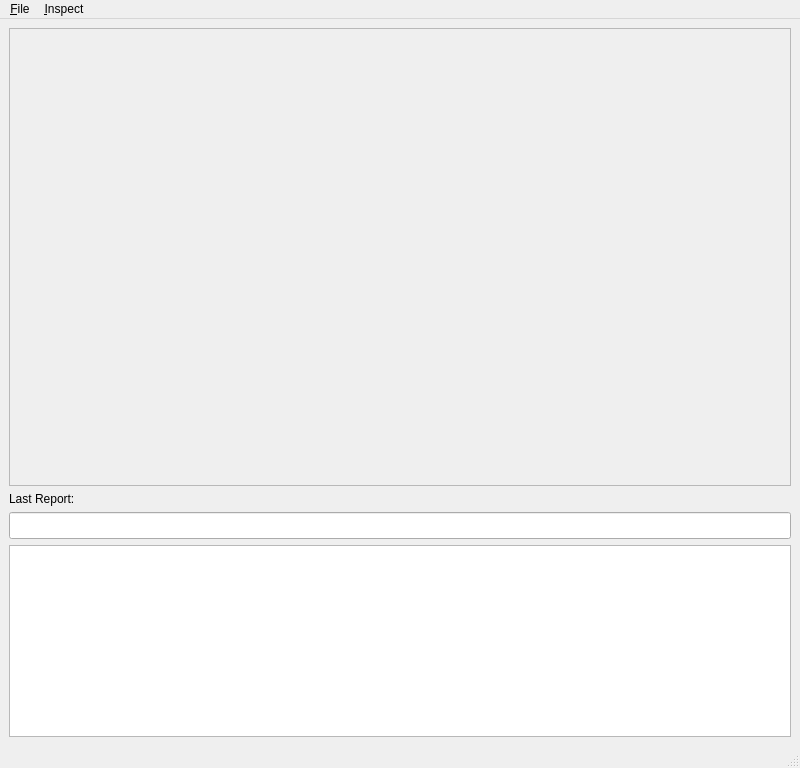
<?xml version="1.0" encoding="UTF-8"?>
<ui version="4.0">
 <class>MainWindow</class>
 <widget class="QMainWindow" name="MainWindow">
  <property name="geometry">
   <rect>
    <x>0</x>
    <y>0</y>
    <width>800</width>
    <height>768</height>
   </rect>
  </property>
  <property name="windowTitle">
   <string>VRPN HID Tool</string>
  </property>
  <widget class="QWidget" name="centralwidget">
   <layout class="QVBoxLayout" name="verticalLayout">
    <item>
     <widget class="QScrollArea" name="scrollArea">
      <property name="horizontalScrollBarPolicy">
       <enum>Qt::ScrollBarAlwaysOff</enum>
      </property>
      <property name="widgetResizable">
       <bool>true</bool>
      </property>
      <widget class="QWidget" name="scrollAreaWidgetContents">
       <property name="geometry">
        <rect>
         <x>0</x>
         <y>0</y>
         <width>780</width>
         <height>445</height>
        </rect>
       </property>
       <property name="sizePolicy">
        <sizepolicy hsizetype="Expanding" vsizetype="Expanding">
         <horstretch>0</horstretch>
         <verstretch>0</verstretch>
        </sizepolicy>
       </property>
       <layout class="QGridLayout" name="gridLayout">
        <item row="0" column="0">
         <layout class="QVBoxLayout" name="chartBox"/>
        </item>
       </layout>
      </widget>
     </widget>
    </item>
    <item>
     <layout class="QFormLayout" name="formLayout">
      <property name="fieldGrowthPolicy">
       <enum>QFormLayout::AllNonFixedFieldsGrow</enum>
      </property>
      <item row="0" column="0">
       <widget class="QLabel" name="label">
        <property name="text">
         <string>Last Report:</string>
        </property>
       </widget>
      </item>
      <item row="0" column="1">
       <widget class="QLabel" name="reportSizeLabel">
        <property name="text">
         <string/>
        </property>
       </widget>
      </item>
     </layout>
    </item>
    <item>
     <widget class="QLineEdit" name="reportContents">
      <property name="sizePolicy">
       <sizepolicy hsizetype="Expanding" vsizetype="Fixed">
        <horstretch>0</horstretch>
        <verstretch>0</verstretch>
       </sizepolicy>
      </property>
      <property name="font">
       <font>
        <family>Courier New</family>
        <pointsize>12</pointsize>
       </font>
      </property>
      <property name="contextMenuPolicy">
       <enum>Qt::CustomContextMenu</enum>
      </property>
      <property name="readOnly">
       <bool>true</bool>
      </property>
     </widget>
    </item>
    <item>
     <widget class="QTextBrowser" name="textLog">
      <property name="sizePolicy">
       <sizepolicy hsizetype="Expanding" vsizetype="Fixed">
        <horstretch>0</horstretch>
        <verstretch>0</verstretch>
       </sizepolicy>
      </property>
     </widget>
    </item>
   </layout>
  </widget>
  <widget class="QMenuBar" name="menubar">
   <property name="geometry">
    <rect>
     <x>0</x>
     <y>0</y>
     <width>800</width>
     <height>23</height>
    </rect>
   </property>
   <widget class="QMenu" name="menu_File">
    <property name="title">
     <string>&amp;File</string>
    </property>
    <addaction name="action_Quit"/>
   </widget>
   <widget class="QMenu" name="menu_Inspect">
    <property name="title">
     <string>&amp;Inspect</string>
    </property>
    <addaction name="actionInt8_2"/>
    <addaction name="actionUint8_2"/>
    <addaction name="actionInt16_LE"/>
    <addaction name="actionInt16_BE"/>
    <addaction name="actionUint16_LE"/>
    <addaction name="actionUint16_BE"/>
    <addaction name="separator"/>
    <addaction name="actionRemove_all_inspectors"/>
   </widget>
   <addaction name="menu_File"/>
   <addaction name="menu_Inspect"/>
  </widget>
  <widget class="QStatusBar" name="statusbar"/>
  <action name="action_Quit">
   <property name="text">
    <string>&amp;Quit</string>
   </property>
   <property name="shortcut">
    <string>Ctrl+Q</string>
   </property>
  </action>
  <action name="actionUint8">
   <property name="text">
    <string>uint8</string>
   </property>
  </action>
  <action name="actionInt8">
   <property name="text">
    <string>int8</string>
   </property>
  </action>
  <action name="actionBig_Endian">
   <property name="text">
    <string>Big Endian</string>
   </property>
  </action>
  <action name="actionLittle_Endian">
   <property name="text">
    <string>Little Endian</string>
   </property>
  </action>
  <action name="actionInt8_LE">
   <property name="text">
    <string>int8 (LE)</string>
   </property>
  </action>
  <action name="actionInt8_BE">
   <property name="text">
    <string>int8 (BE)</string>
   </property>
  </action>
  <action name="actionInt8_2">
   <property name="text">
    <string>int8</string>
   </property>
  </action>
  <action name="actionUint8_2">
   <property name="text">
    <string>uint8</string>
   </property>
  </action>
  <action name="actionInt16_LE">
   <property name="text">
    <string>int16 (LE)</string>
   </property>
  </action>
  <action name="actionInt16_BE">
   <property name="text">
    <string>int16 (BE)</string>
   </property>
  </action>
  <action name="actionUint16_LE">
   <property name="text">
    <string>uint16 (LE)</string>
   </property>
  </action>
  <action name="actionUint16_BE">
   <property name="text">
    <string>uint16 (BE)</string>
   </property>
  </action>
  <action name="actionRemove_all_inspectors">
   <property name="text">
    <string>Remove all inspectors</string>
   </property>
  </action>
 </widget>
 <resources/>
 <connections>
  <connection>
   <sender>action_Quit</sender>
   <signal>activated()</signal>
   <receiver>MainWindow</receiver>
   <slot>close()</slot>
   <hints>
    <hint type="sourcelabel">
     <x>-1</x>
     <y>-1</y>
    </hint>
    <hint type="destinationlabel">
     <x>399</x>
     <y>299</y>
    </hint>
   </hints>
  </connection>
 </connections>
</ui>
